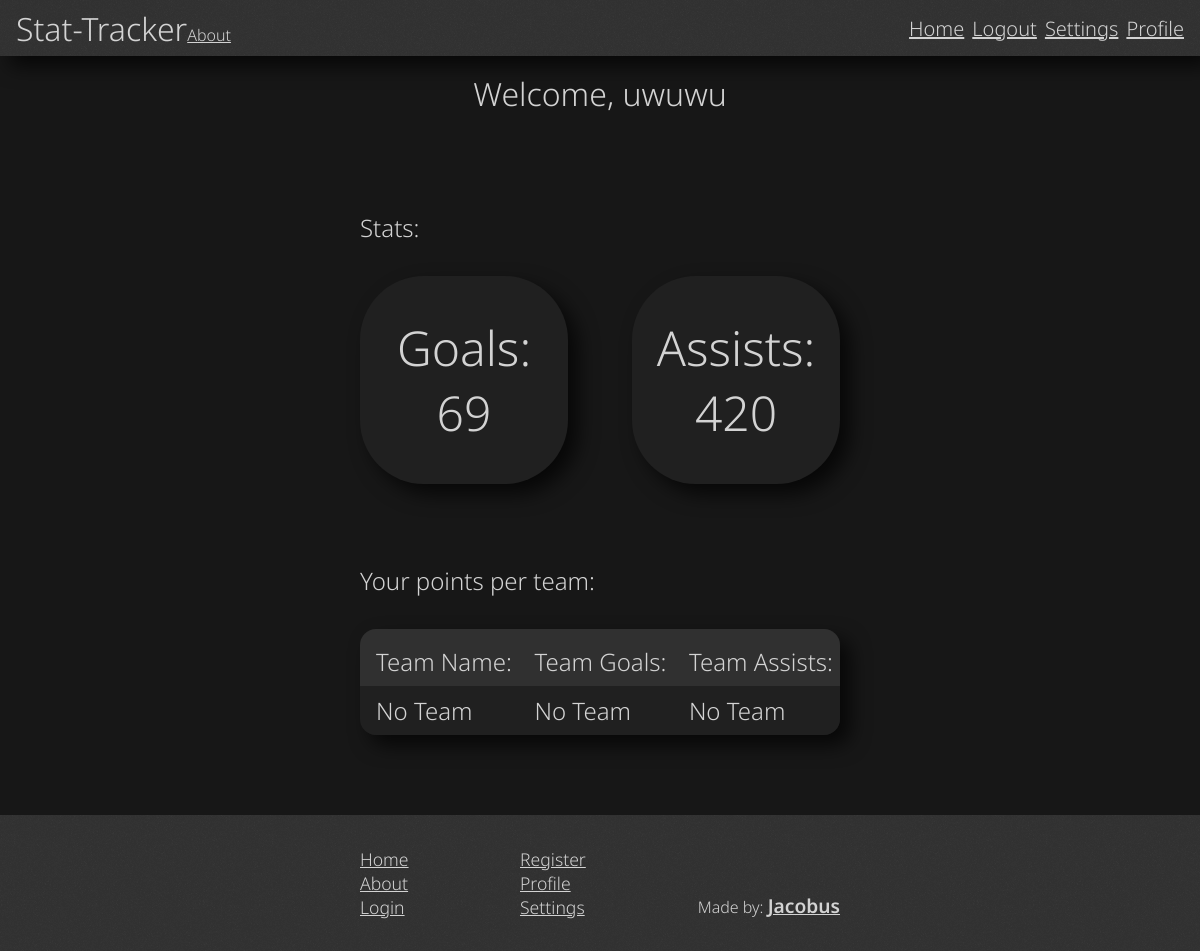
The app's page /pages/home.php (signed in), older data.
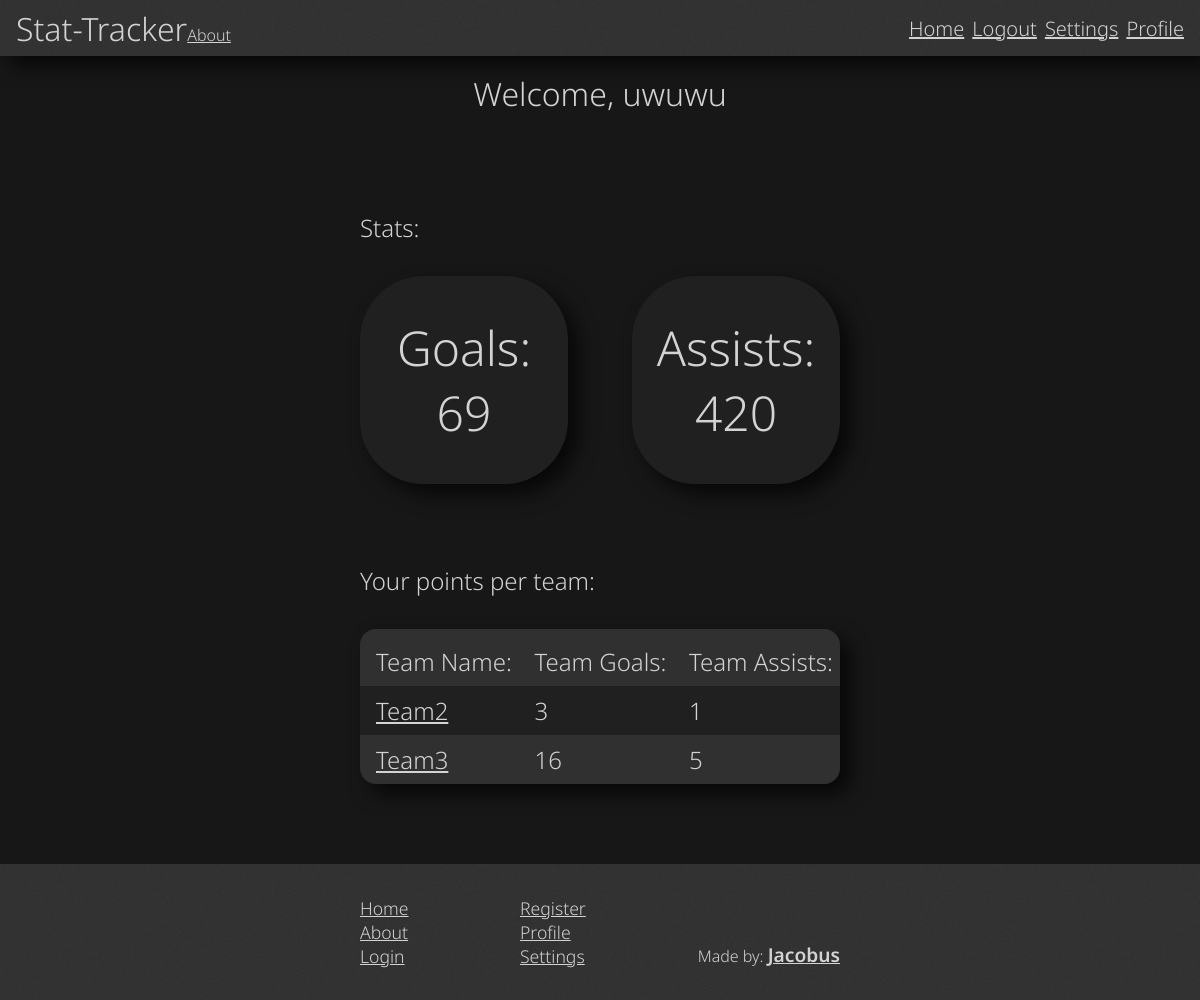
The same page, newer data.
### tables this page shows
CREATE TABLE `users` (
  `id` int(11) NOT NULL,
  `name` varchar(40) NOT NULL,
  `email` varchar(255) NOT NULL,
  `password` varchar(255) NOT NULL,
  `goals` int(32) NOT NULL DEFAULT 0,
  `assists` int(32) NOT NULL DEFAULT 0,
  `login_token` varchar(255) DEFAULT NULL,
  `admin` tinyint(1) NOT NULL DEFAULT 0
);

CREATE TABLE `teams` (
  `id` int(11) NOT NULL,
  `name` varchar(255) NOT NULL,
  `players` longtext NOT NULL CHECK (json_valid(`players`)),
  `team_goals` int(11) NOT NULL DEFAULT 0,
  `team_assists` int(11) NOT NULL DEFAULT 0
);

### php/user.php (called while the page is built, shortened)
<?php
class User {
    private $conn;
    public function __construct() {
        $this->conn = $conn;
        if($this->checkLoggedIn() == 0){
            $this->setUserData();
        }
    }
    private function setUserData() {
        $stmt = $this->conn->prepare("SELECT * FROM users WHERE id=?");
        $stmt->execute([$_SESSION["id"]]);
        $data = $stmt->fetchAll(PDO::FETCH_ASSOC);
        $this->id = $data[0]["id"];
        $this->name = $data[0]["name"];
        $this->goals = $data[0]["goals"];
        $this->assists = $data[0]["assists"];
    }
    public function checkLoggedIn() {
        if(isset($_SESSION["id"])) {
            return 0;
        } else {
            return 1;
        }
    }
    public function getTeams(){
        $query = "([^0-9])(".$_SESSION["id"].")([^0-9])";
        $stmt = $this->conn->prepare("SELECT * FROM teams WHERE players REGEXP '$query'");
        $stmt->execute();
        if($stmt->rowCount() == 0){
            return 0;
        }
        $data = $stmt->fetchAll(PDO::FETCH_ASSOC);
        return $data;
    }
}
?>

### pages/home.php (the view, shortened to what this page needs)
<?php
    require_once "../php/user.php";
    $user = new User();
    $user->protectPage();
?>
<!DOCTYPE html>
<html lang="en">
<head>
    <link rel="stylesheet" href="../styles/main.css">
    <link rel="stylesheet" href="../styles/stats.css">
    <link rel="stylesheet" href="../styles/teams.css">
</head>
<body>
    <?php require_once("header.php"); ?>
    <div class="center welcome">
        <p>Welcome, <?php print($user->name);?></p>
    </div>
    <div class="center">
        <div class="stat-wrapper">
            <p class="stat-title">Stats:</p>
            <div class="stat-card shadow">
                <p class="stat-card-counter-text">Goals:</p>
                <p class="stat-card-counter-number"><?php print($user->goals);?></p>
            </div>
            <div class="stat-card shadow">
                <p class="stat-card-counter-text">Assists:</p>
                <p class="stat-card-counter-number"><?php print($user->assists);?></p>
            </div>
        </div>
    </div>
    <div class="center">
        <div class="teams-title-wrapper">
            <p class="teams-title">Your points per team:</p>
            <table class="teams-wrapper shadow">
                <tr class="team-row">
                    <th>Team Name:</th>
                    <th>Team Goals:</th>
                    <th>Team Assists:</th>
                </tr>
                <?php
                    $teams = $user->getTeams();
                    if($teams == 0){
                        echo '<tr class="team-row"><td>No Team</td><td>No Team</td><td>No Team</td>';
                    }else{
                        foreach($teams as $team){
                            $user_points = json_decode($team["players"], true);
                            echo '<tr class="team-row"><td><a href="team.php?team='.$team["id"].'">'.$team["name"].'</a></td>';
                            echo '<td>'.$user_points[$user->id]["goals"].'</td>';
                            echo '<td>'.$user_points[$user->id]["assists"].'</td>';
                        }
                    }
                ?>
            </table>
        </div>
    </div>
    <?php require_once("footer.php"); ?>
</body>
</html>

### pages/header.php
<div class="header shadow noise-texture">
    <p>Stat-Tracker<a href="index.php">About</a></p>
    <div class="header-links">
        <a href="home.php">Home</a>
        <?php
            if(isset($user) && $user->checkLoggedIn() == 0){
                echo '
                    <a href="logout.php">Logout</a>
                    <a href="settings.php">Settings</a>
                    <a href="profile.php?user=' . $user->id . '">Profile</a>
                ';
            }else{
                echo '
                    <a href="login.php">Login</a>
                    <a href="register.php">Register</a>
                ';
            }
        ?>
    </div>
</div>

### pages/footer.php
<div class="footer-wrapper noise-texture">
    <div class="footer">
        <div class="links">
            <a href="home.php">Home</a>
            <a href="index.php">About</a>
            <a href="login.php">Login</a>
        </div>
        <div class="links">
            <a href="register.php">Register</a>
            <a href="profile.php">Profile</a>
            <a href="settings.php">Settings</a>
        </div>
        <div class="credits"><p>Made by: <a href="https://github.com/Rosux" target="_blank">Jacobus</a></p></div>
    </div>
</div>

### styles/main.css (style rules this page uses)
:root { --header-color: hsl(0, 0%, 20%); --text-color: hsl(0, 0%, 83%); --background-color: hsl(0, 0%, 9%); --accent-color-1: hsl(0, 0%, 13%); --accent-color-2: hsl(0, 0%, 19%); --font: 'Noto Sans', sans-serif; }
body, html { min-height: 100vh; padding: 0; margin: 0; color: var(--text-color); background-color: var(--background-color); font-family: var(--font); font-weight: 300; display: flex; flex-direction: column; }
body { padding-top: 3.5rem; }
p, a, h1, h2, h3, h4, h5, h6, ul { padding: 0; margin: 0; text-decoration: none; color: inherit; }
a { text-decoration: underline; }
* { box-sizing: border-box; }
.welcome { width: 100%; font-size: 2rem; padding: 1rem 0; }
.center { display: flex; flex-direction: column; align-items: center; justify-content: center; margin-bottom: 5rem; }
.shadow { box-shadow: 10px 10px 20px 0px rgba(0, 0, 0, 0.7); }
.noise-texture { isolation: isolate; }
.noise-texture::after { content: ""; position: absolute; height: 100%; width: 100%; background-image: url("../images/noise.png"); background-repeat: repeat; opacity: .04; z-index: -1; top: 0; left: 0; }
.header { width: 100%; height: 3.5rem; display: flex; flex-direction: row; align-items: center; justify-content: space-between; background-color: var(--header-color); padding: 0; position: fixed; top: 0; left: 0; z-index: 999; }
.header > p { font-size: 2rem; padding: .25rem 1rem; user-select: none; }
.header > p > a { font-size: 1rem; user-select: all; }
.header > .header-links { padding: 0 1rem 0 0; width: fit-content; height: 100%; display: flex; flex-direction: row; align-items: center; justify-content: flex-end; }
.header > .header-links > a { font-size: 1.25rem; }
.header > .header-links > a:not(:last-child) { padding-right: .5rem; }
.footer-wrapper { background-color: var(--header-color); width: 100%; height: fit-content; padding: 2rem 0; display: flex; align-items: center; justify-content: center; margin-top: auto; position: relative; }
.footer { width: 40%; height: fit-content; display: grid; grid-template-columns: 1fr 1fr 1fr; grid-template-rows: 1fr; }
.footer > * { height: 100%; }
.footer > .links { display: flex; flex-direction: column; align-items: left; justify-content: flex-start; }
.footer > .links > a { width: fit-content; font-size: 1.1em; }
.footer > .credits { display: flex; align-items: flex-end; justify-content: flex-end; }
.footer > .credits > p > a { font-weight: 600; font-size: 1.2em; }

### styles/stats.css (style rules this page uses)
.stat-wrapper { width: 40%; height: fit-content; display: grid; grid-template-columns: repeat(2, 1fr); grid-template-rows: repeat(2, fit-content()); column-gap: 4rem; }
.stat-wrapper > .stat-title { width: 100%; font-size: 1.5rem; padding-bottom: 2rem; grid-area: 1 / 1 / 2 / 3; }
.stat-card { width: 100%; aspect-ratio: 1/1; background-color: var(--accent-color-1); border-radius: 4em; font-size: 1rem; display: grid; grid-template-rows: 1fr 1fr; }
.stat-card-counter-text, .stat-card-counter-number { justify-self: center; font-size: 3em; }
.stat-card-counter-text { align-self: flex-end; }
.stat-card-counter-number { align-self: flex-start; }

### styles/teams.css (style rules this page uses)
.teams-title-wrapper { width: 40%; height: fit-content; display: flex; flex-direction: column; align-items: center; justify-content: center; }
.teams-title-wrapper > .teams-title { width: 100%; font-size: 1.5rem; padding-bottom: 2rem; }
.teams-wrapper { width: 100%; border-collapse: collapse; }
.team-row:first-child > th { padding-top: 1rem; }
.team-row:nth-child(even) > td, .team-row:nth-child(even) > th { background-color: var(--accent-color-1); }
.team-row:nth-child(odd) > td, .team-row:nth-child(odd) > th { background-color: var(--accent-color-2); }
.team-row > th,.team-row > td { text-align: left; font-size: 1.5rem; font-weight: inherit; padding: .5rem 0 .5rem 1rem; }
.teams-wrapper { border-radius: 1rem; }
.teams-wrapper tr:first-child th:first-child { border-top-left-radius: 1rem; }
.teams-wrapper tr:first-child th:last-child { border-top-right-radius: 1rem; }
.teams-wrapper tr:last-child td:first-child { border-bottom-left-radius: 1rem; }
.teams-wrapper tr:last-child td:last-child { border-bottom-right-radius: 1rem; }

Row changes from the older to the newer data that the page shows:
added teams: name "Team2", players "3", players "1"
added teams: name "Team3", players "16", players "5"
Text that changed along with them:
text no longer shown: "No Team No Team No Team"
